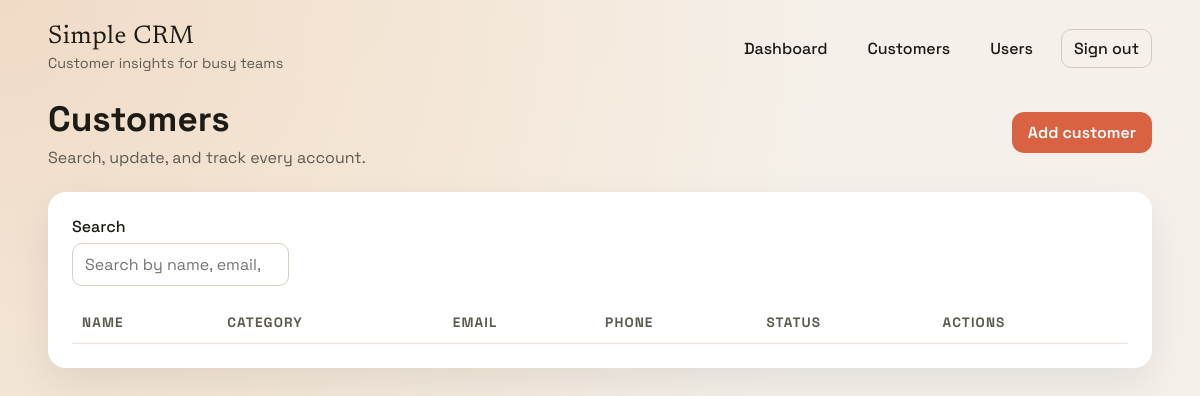
/customers (signed in), run on an earlier commit of the app's database.
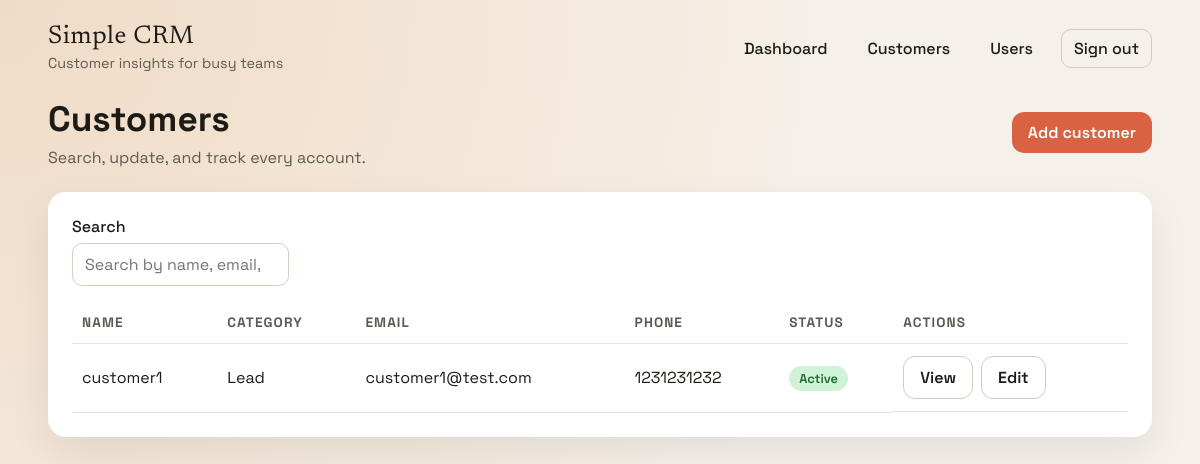
And on a later commit of the database.
### app/models.py (models this page shows)
class Customer(db.Model):
    id = db.Column(db.Integer, primary_key=True)
    name = db.Column(db.String(150), nullable=False)
    email = db.Column(db.String(150))
    phone = db.Column(db.String(50))
    category = db.Column(db.String(20), nullable=False)
    active = db.Column(db.Boolean, default=True)
    created_at = db.Column(db.DateTime, default=datetime.utcnow)
    created_by_id = db.Column(db.Integer, db.ForeignKey("user.id"))
    created_by = db.relationship("User", back_populates="customers")
    interactions = db.relationship(
        "Interaction", back_populates="customer", cascade="all, delete-orphan"
    )

### app/routes.py (the view)
@web_bp.route("/customers")
@login_required
def customers():
    query = Customer.query
    if current_user.role == ROLE_EMPLOYEE:
        query = query.filter_by(created_by_id=current_user.id)
    customers_list = query.order_by(Customer.created_at.desc()).all()
    return render_template(
        "customers.html",
        customers=customers_list,
        categories=CUSTOMER_CATEGORIES,
    )

### app/__init__.py (called while the page is built)
@login_manager.user_loader
def load_user(user_id):
    from .models import User
    return User.query.get(int(user_id))

### app/templates/customers.html
{% extends 'base.html' %}
{% block content %}
<section class="page-header">
  <div>
    <h1>Customers</h1>
    <p class="muted">Search, update, and track every account.</p>
  </div>
  <a class="primary" href="{{ url_for('web.customer_new') }}">Add customer</a>
</section>
<section class="panel">
  <div class="filter-bar">
    <label>
      <span>Search</span>
      <input type="search" placeholder="Search by name, email, phone" data-table-filter>
    </label>
  </div>
  <div class="table-wrap">
    <table class="table" data-filter-table>
      <thead>
        <tr>
          <th scope="col">Name</th>
          <th scope="col">Category</th>
          <th scope="col">Email</th>
          <th scope="col">Phone</th>
          <th scope="col">Status</th>
          <th scope="col">Actions</th>
        </tr>
      </thead>
      <tbody>
        {% for customer in customers %}
          <tr>
            <td>{{ customer.name }}</td>
            <td>{{ customer.category }}</td>
            <td>{{ customer.email or '-' }}</td>
            <td>{{ customer.phone or '-' }}</td>
            <td>
              {% if customer.active %}
                <span class="status active">Active</span>
              {% else %}
                <span class="status inactive">Disabled</span>
              {% endif %}
            </td>
            <td class="row-actions">
              <a class="ghost" href="{{ url_for('web.customer_detail', customer_id=customer.id) }}">View</a>
              <a class="ghost" href="{{ url_for('web.customer_edit', customer_id=customer.id) }}">Edit</a>
            </td>
          </tr>
        {% endfor %}
      </tbody>
    </table>
  </div>
</section>
{% endblock %}

What changed in the data, as far as the page shows it:
added Customer: name "customer1", category "Lead", email "customer1@test.com", phone "1231231232", active "Active"
